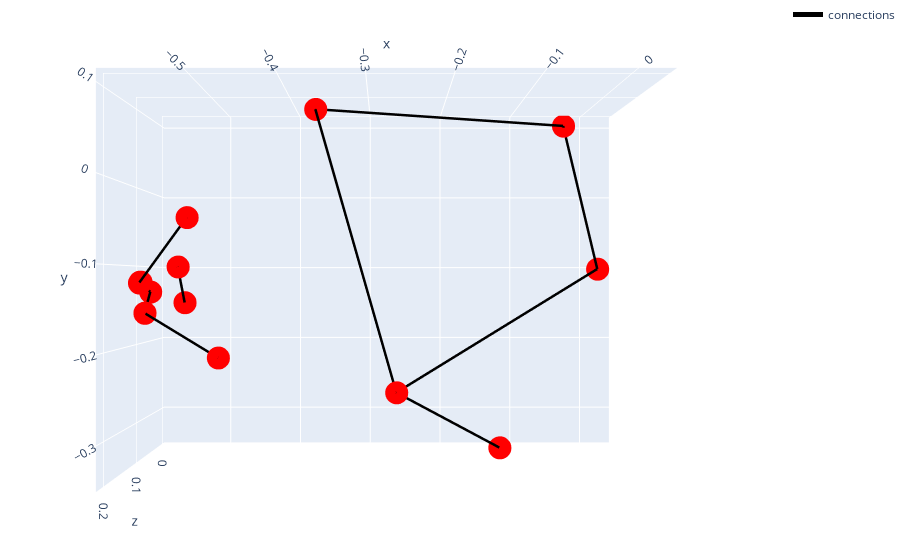

The cell this chart's notebook holds for it:
### Code cell
plot_landmarks(
        result.pose_world_landmarks,  mp_pose.POSE_CONNECTIONS)

### Figure 1 — Plotly figure (JSON) as saved in the notebook; plotly's stock layout.template omitted (floating-point values rounded to 4 significant figures)
{"data": [{"hovertemplate": "<b>%{hovertext}</b><br><br>z=%{x}<br>x=%{y}<br>y=%{z}<extra></extra>", "hovertext": ["NOSE", "LEFT_EYE_INNER", "LEFT_EYE", "LEFT_EYE_OUTER", "RIGHT_EYE_INNER", "RIGHT_EYE", "RIGHT_EYE_OUTER", "LEFT_EAR", "RIGHT_EAR", "MOUTH_LEFT", "MOUTH_RIGHT", "LEFT_SHOULDER", "RIGHT_SHOULDER", "LEFT_ELBOW", "LEFT_HIP", "RIGHT_HIP"], "legendgroup": "", "marker": {"color": "red", "symbol": "circle"}, "mode": "markers", "name": "", "scene": "scene", "showlegend": false, "type": "scatter3d", "x": [0.1025, 0.1419, 0.141, 0.141, 0.1415, 0.1422, 0.1418, 0.2064, 0.213, 0.1127, 0.1145, 0.2017, 0.1677, 0.07769, -0.001287, 1.939e-05], "y": [-0.5767, -0.5698, -0.5701, -0.5702, -0.5748, -0.5756, -0.5765, -0.4648, -0.4978, -0.53, -0.5381, -0.2656, -0.3602, -0.129, 0.02341, -0.02552], "z": [-0.1328, -0.1576, -0.1576, -0.1579, -0.1202, -0.12, -0.1212, -0.2046, -0.04845, -0.146, -0.1012, -0.2442, 0.08275, -0.3368, -0.1021, 0.1013]}, {"line": {"color": "black", "width": 5}, "mode": "lines", "name": "connections", "type": "scatter3d", "x": [0.141, 0.2064, null, 0.2017, -0.001287, null, 0.1418, 0.213, null, 0.1415, 0.1422, null, 0.1422, 0.1418, null, 0.1677, 1.939e-05, null, -0.001287, 1.939e-05, null, 0.1025, 0.1419, null, 0.1127, 0.1145, null, 0.1419, 0.141, null, 0.1025, 0.1415, null, 0.2017, 0.07769, null, 0.141, 0.141, null, 0.2017, 0.1677, null], "y": [-0.5702, -0.4648, null, -0.2656, 0.02341, null, -0.5765, -0.4978, null, -0.5748, -0.5756, null, -0.5756, -0.5765, null, -0.3602, -0.02552, null, 0.02341, -0.02552, null, -0.5767, -0.5698, null, -0.53, -0.5381, null, -0.5698, -0.5701, null, -0.5767, -0.5748, null, -0.2656, -0.129, null, -0.5701, -0.5702, null, -0.2656, -0.3602, null], "z": [-0.1579, -0.2046, null, -0.2442, -0.1021, null, -0.1212, -0.04845, null, -0.1202, -0.12, null, -0.12, -0.1212, null, 0.08275, 0.1013, null, -0.1021, 0.1013, null, -0.1328, -0.1576, null, -0.146, -0.1012, null, -0.1576, -0.1576, null, -0.1328, -0.1202, null, -0.2442, -0.3368, null, -0.1576, -0.1579, null, -0.2442, 0.08275, null]}], "layout": {"legend": {"tracegroupgap": 0}, "margin": {"b": 0, "l": 0, "r": 0, "t": 0}, "scene": {"camera": {"eye": {"x": 2.1, "y": 0, "z": 0}}, "domain": {"x": [0, 1], "y": [0, 1]}, "xaxis": {"title": {"text": "z"}}, "yaxis": {"title": {"text": "x"}}, "zaxis": {"title": {"text": "y"}}}}}
